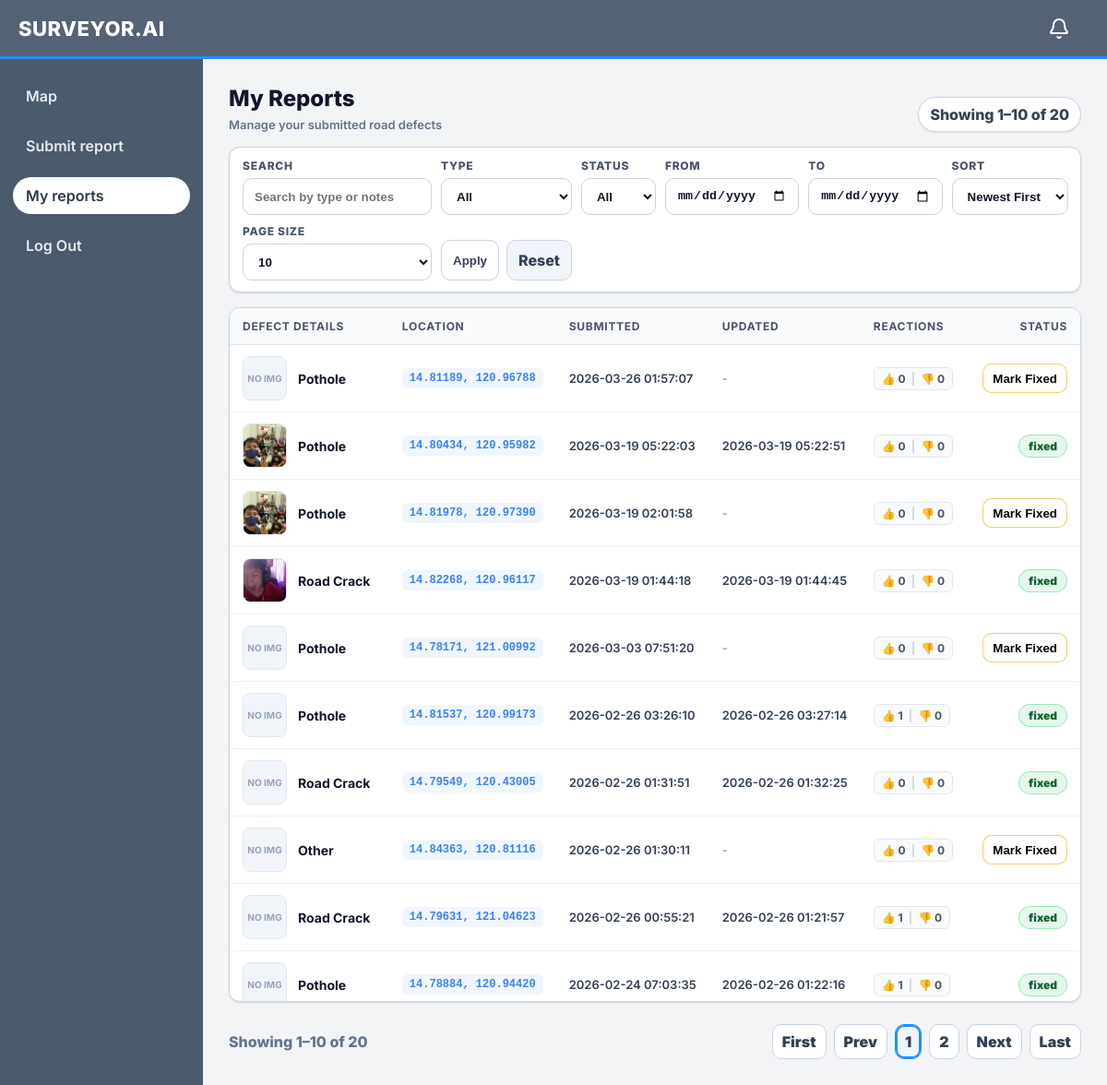
Screenshot of /my-reports (signed in) with the database file from the repository.
### app.py (models this page shows)
class Report(db.Model):
    id = db.Column(db.Integer, primary_key=True)
    user_id = db.Column(db.Integer, db.ForeignKey('user.id'), nullable=False, index=True)
    title = db.Column(db.String(200), nullable=False)
    body = db.Column(db.Text, nullable=False)
    latitude = db.Column(db.Float, nullable=True)
    longitude = db.Column(db.Float, nullable=True)
    obstruction_type = db.Column(db.String(50), nullable=True)
    photo_path = db.Column(db.String(512), nullable=True)
    created_at = db.Column(db.Integer, nullable=False, default=lambda: int(time.time()))
    status_updated_at = db.Column(db.Integer, nullable=True, default=lambda: int(time.time()))
    is_fixed = db.Column(db.Boolean, nullable=False, default=False)
    fixed_at = db.Column(db.Integer, nullable=True)
    is_false_report = db.Column(db.Boolean, nullable=False, default=False)
    thumbs_up_count = db.Column(db.Integer, nullable=False, default=0)
    thumbs_down_count = db.Column(db.Integer, nullable=False, default=0)
    @property
    def created_at_iso(self) -> str:
        try:
            return time.strftime('%Y-%m-%d %H:%M:%S', time.gmtime(int(self.created_at)))
        except Exception:
            return str(self.created_at)
    @property
    def status_updated_at_iso(self) -> str:
        try:
            val = int(self.status_updated_at) if self.status_updated_at else int(self.created_at)
            return time.strftime('%Y-%m-%d %H:%M:%S', time.gmtime(val))
        except Exception:
            return ''

### app.py (the view, shortened to what this page needs)
@app.route('/my-reports')
def my_reports_page():
    current_user = _require_role('user')
    if not isinstance(current_user, User):
        return current_user
    q = (request.args.get('q') or '').strip()
    type_filter = (request.args.get('type') or '').strip().lower()
    status_filter = (request.args.get('status') or '').strip().lower()
    start_date = (request.args.get('start_date') or '').strip()
    end_date = (request.args.get('end_date') or '').strip()
    sort = (request.args.get('sort') or 'date_desc').strip().lower()
    try:
        page = max(1, int(request.args.get('page', '1')))
    except Exception:
        page = 1
    try:
        per_page = int(request.args.get('per_page', '10'))
    except Exception:
        per_page = 10
    if per_page not in (10, 20, 50):
        per_page = 10
    query = Report.query.filter(Report.user_id == int(current_user.id))
    if start_date:
        try:
            start_ts = int(time.mktime(time.strptime(start_date, "%Y-%m-%d")))
            query = query.filter(Report.created_at >= start_ts)
        except ValueError:
            pass
    if end_date:
        try:
            end_ts = int(time.mktime(time.strptime(end_date, "%Y-%m-%d"))) + 86399
            query = query.filter(Report.created_at <= end_ts)
        except ValueError:
            pass
    query = query.filter(Report.is_false_report == False)
    if sort == 'date_asc':
        query = query.order_by(asc(Report.created_at), asc(Report.id))
    elif sort == 'type':
        query = query.order_by(asc(Report.obstruction_type), desc(Report.created_at), desc(Report.id))
    else:
        sort = 'date_desc'
        query = query.order_by(desc(Report.created_at), desc(Report.id))
    total = query.count()
    pages = max(1, (total + per_page - 1) // per_page)
    if page > pages:
        page = pages
    offset = (page - 1) * per_page
    reports = query.limit(per_page).offset(offset).all()
    start = 0 if total == 0 else offset + 1
    end = 0 if total == 0 else min(total, offset + len(reports))
    return render_template(
        '/my_reports.html',
        current_user=current_user,
        is_admin=False,
        reports=reports,
        q=q,
        type_filter=type_filter,
        status_filter=status_filter,
        start_date=start_date,
        end_date=end_date,
        sort=sort,
        per_page=per_page,
        page=page,
        pages=pages,
        total=total,
        start=start,
        end=end,
    )

### app.py (called while the page is built, shortened)
def _get_current_user():
    uid = session.get('user_id')
    if not uid:
        return None
    try:
        return User.query.get(int(uid))
    except Exception:
        return None

@app.before_request
def _block_writes_during_restore():
    if not RESTORE_STATE.get("in_progress"):
        return None

def _login_required():
    cu = _get_current_user()
    if not cu:
        return redirect(url_for('login', next=request.path))
    return cu

def _require_role(*roles):
    cu = _login_required()
    if not isinstance(cu, User):
        return cu
    role = str(getattr(cu, 'role', '') or '').strip().lower()
    allowed = {str(r).strip().lower() for r in roles}
    if role not in allowed:
        abort(403)
    return cu

@app.context_processor
def inject_notifications():
    uid = session.get('user_id')
    count = 0
    if uid:
        try:
            count = Notification.query.filter_by(user_id=int(uid), is_read=False).count()
        except Exception:
            pass
    return dict(unread_notifications_count=count)

@app.before_request
def _ensure_gps_started():
    global _gps_started
    if not _gps_started:
        ensure_gps_thread()
        _gps_started = True

@app.before_request
def _cleanup_expired_otps_periodically():
    global _otp_cleanup_counter
    _otp_cleanup_counter += 1

### templates/my_reports.html (shortened to what this page needs)
<!DOCTYPE html>
<html>
  <head>
    <link rel="stylesheet" href="{{ url_for('static', filename='css/users.css') }}" />
    <link rel="stylesheet" href="{{ url_for('static', filename='css/my_reports.css') }}" />
    <link rel="stylesheet" href="{{ url_for('static', filename='css/mobile-nav.css') }}" />
  </head>
  <body>
    <header class="topbar">
      <div class="brand">SURVEYOR.AI</div>
      <a href="/notifications" style="margin-left:auto; margin-right:12px; position:relative; display:flex; align-items:center; justify-content:center; width:40px; height:40px; border-radius:8px; text-decoration:none;" title="Notifications">
        <img src="{{ url_for('static', filename='icons/bell.svg') }}" width="24" height="24" alt="Notifications" style="filter: brightness(0) invert(1);" />
      </a>
    </header>
    <div class="layout">
      <aside class="sidebar">
        <nav class="nav">
          <a href="/map">Map</a>
          <a href="/reports">Submit report</a>
          <a class="active" href="/my-reports">My reports</a>
          <a href="/logout">Log Out</a>
        </nav>
      </aside>
      <main class="main">
        <div class="page">
          <div class="page-header">
            <div>
              <div class="title">My Reports</div>
              <div class="subtitle">Manage your submitted road defects</div>
            </div>
            <div class="count">Showing {{ start }}–{{ end }} of {{ total }}</div>
          </div>
          <div class="controls card">
            <form class="controls-inner" method="get" action="{{ url_for('my_reports_page') }}">
              <div class="control-row my-reports-filters">
                <div class="control">
                  <label class="control-label" for="q">Search</label>
                  <input id="q" class="control-input" type="text" name="q" value="{{ q or '' }}" placeholder="Search by type or notes" />
                </div>
                <div class="control">
                  <label class="control-label" for="type">Type</label>
                  <select id="type" class="control-input" name="type">
                    <option value="" {% if not type_filter %}selected{% endif %}>All</option>
                  </select>
                </div>
                <div class="control">
                  <label class="control-label" for="status">Status</label>
                  <select id="status" class="control-input" name="status">
                    <option value="" {% if not status_filter %}selected{% endif %}>All</option>
                  </select>
                </div>
                <div class="control">
                  <label class="control-label" for="start_date">From</label>
                  <input id="start_date" class="control-input" type="date" name="start_date" value="{{ start_date or '' }}" />
                </div>
                <div class="control">
                  <label class="control-label" for="end_date">To</label>
                  <input id="end_date" class="control-input" type="date" name="end_date" value="{{ end_date or '' }}" />
                </div>
                <div class="control">
                  <label class="control-label" for="sort">Sort</label>
                  <select id="sort" class="control-input" name="sort">
                    <option value="date_desc" {% if sort == 'date_desc' %}selected{% endif %}>Newest First</option>
                  </select>
                </div>
                <div class="control">
                  <label class="control-label" for="per_page">Page size</label>
                  <select id="per_page" class="control-input" name="per_page">
                    <option value="10" {% if per_page == 10 %}selected{% endif %}>10</option>
                  </select>
                </div>
                <div class="control actions">
                  <button class="btn" type="submit">Apply</button>
                  <a class="btn secondary" href="{{ url_for('my_reports_page') }}">Reset</a>
                </div>
              </div>
            </form>
          </div>
          <div class="card">
            <div class="table-wrap tall">
              <table class="table" aria-label="My reports table">
                <thead>
                  <tr>
                    <th style="width: 25%;">Defect Details</th>
                    <th style="width: 15%;">Location</th>
                    <th style="width: 15%;">Submitted</th>
                    <th style="width: 15%;">Updated</th>
                    <th style="width: 15%;">Reactions</th>
                    <th style="width: 15%; text-align: right;">Status</th>
                  </tr>
                </thead>
                <tbody>
                  {% if reports and reports|length > 0 %}
                    {% for r in reports %}
                      <tr>
                        <td>
                          <div class="report-cell">
                            <a class="report-thumb"
                               {% if r.photo_path %}href="{{ url_for('static', filename=r.photo_path) }}" target="_blank" rel="noopener"{% endif %}>
                              {% if r.photo_path %}
                                <img src="{{ url_for('static', filename=r.photo_path) }}" alt="Evidence">
                              {% else %}
                                <span>No Img</span>
                              {% endif %}
                            </a>
                            <div class="report-info">
                              <div class="report-type">{{ r.obstruction_type or 'Unknown' }}</div>
                            </div>
                          </div>
                        </td>
                        <td>
                          {% if r.latitude is not none and r.longitude is not none %}
                            <a href="{{ url_for('map_page', lat=r.latitude, lng=r.longitude) }}" class="coords-link" title="View on map">
                              {{ '%.5f'|format(r.latitude) }}, {{ '%.5f'|format(r.longitude) }}
                            </a>
                          {% else %}
                            <span class="muted" style="font-size:12px;">No location</span>
                          {% endif %}
                        </td>
                        <td>
                          <div class="timestamp-cell" style="font-size: 13px; color: #334155;">{{ r.created_at_iso }}</div>
                        </td>
                        <td>
                          <div class="timestamp-cell" style="font-size: 13px; color: #334155;">
                            {% if r.status_updated_at and r.status_updated_at != r.created_at %}
                              {{ r.status_updated_at_iso }}
                            {% else %}
                              <span style="color: #94a3b8;">-</span>
                            {% endif %}
                          </div>
                        </td>
                        <td>
                          <div class="reaction-pill">
                            <span title="Thumbs Up">👍 {{ r.thumbs_up_count }}</span>
                            <span style="color:#cbd5e1">|</span>
                            <span title="Thumbs Down">👎 {{ r.thumbs_down_count }}</span>
                          </div>
                        </td>
                        <td style="text-align: right;">
                          {% if r.is_fixed %}
                            <span class="badge badge--active">Fixed</span>
                          {% else %}
                            <button class="mini-btn warn" onclick="markAsFixed({{ r.id }})" title="Mark as Fixed">
                              Mark Fixed
                            </button>
                          {% endif %}
                        </td>
                      </tr>
                    {% endfor %}
                  {% endif %}
                </tbody>
              </table>
            </div>
          </div>
          <div class="pagination">
            <div class="range">Showing {{ start }}–{{ end }} of {{ total }}</div>
            <div class="pager">
              <a class="page-btn" href="{{ url_for('my_reports_page', q=q, type=type_filter, status=status_filter, sort=sort, per_page=per_page, page=1) }}">First</a>
              <a class="page-btn" href="{{ url_for('my_reports_page', q=q, type=type_filter, status=status_filter, sort=sort, per_page=per_page, page=(page-1 if page>1 else 1)) }}">Prev</a>
              {% set start_page = (page - 2) if (page - 2) > 1 else 1 %}
              {% set end_page = (page + 2) if (page + 2) < pages else pages %}
              {% for p in range(start_page, end_page + 1) %}
                <a class="page-num {% if p == page %}active{% endif %}" href="{{ url_for('my_reports_page', q=q, type=type_filter, status=status_filter, sort=sort, per_page=per_page, page=p) }}">{{ p }}</a>
              {% endfor %}
              <a class="page-btn" href="{{ url_for('my_reports_page', q=q, type=type_filter, status=status_filter, sort=sort, per_page=per_page, page=(page+1 if page<pages else pages)) }}">Next</a>
              <a class="page-btn" href="{{ url_for('my_reports_page', q=q, type=type_filter, status=status_filter, sort=sort, per_page=per_page, page=pages) }}">Last</a>
            </div>
          </div>
        </div>
      </main>
    </div>
  </body>
</html>

### static/css/my_reports.css (style rules this page uses)
.report-cell { display: flex; align-items: center; gap: 12px; }
.report-thumb { width: 48px; height: 48px; border-radius: 8px; background: #f1f5f9; border: 1px solid #e2e8f0; overflow: hidden; flex-shrink: 0; display: flex; align-items: center; justify-content: center; color: #94a3b8; font-size: 10px; font-weight: 700; text-transform: uppercase; }
.report-thumb img { width: 100%; height: 100%; object-fit: cover; }
.report-info { display: flex; flex-direction: column; gap: 2px; }
.report-type { font-weight: 700; color: #0f172a; font-size: 14px; }
.reaction-pill { display: inline-flex; align-items: center; gap: 6px; background: #f8fafc; border: 1px solid #e2e8f0; padding: 4px 8px; border-radius: 6px; font-size: 12px; font-weight: 700; color: #475569; }

### rows the page displays
Report: shows "NO IMG", obstruction_type "Pothole", latitude "14.81189", longitude "120.96788", created_at_iso "2026-03-26 01:57:07", thumbs_up_count "0", thumbs_down_count "0"
Report: photo_path (picture), obstruction_type "Pothole", latitude "14.80434", longitude "120.95982", created_at_iso "2026-03-19 05:22:03", status_updated_at_iso "2026-03-19 05:22:51", thumbs_up_count "0", thumbs_down_count "0", is_fixed "fixed"
Report: photo_path (picture), obstruction_type "Pothole", latitude "14.81978", longitude "120.97390", created_at_iso "2026-03-19 02:01:58", thumbs_up_count "0", thumbs_down_count "0"
Report: photo_path (picture), obstruction_type "Road Crack", latitude "14.82268", longitude "120.96117", created_at_iso "2026-03-19 01:44:18", status_updated_at_iso "2026-03-19 01:44:45", thumbs_up_count "0", thumbs_down_count "0", is_fixed "fixed"
Report: shows "NO IMG", obstruction_type "Pothole", latitude "14.78171", longitude "121.00992", created_at_iso "2026-03-03 07:51:20", thumbs_up_count "0", thumbs_down_count "0"
Report: shows "NO IMG", obstruction_type "Pothole", latitude "14.81537", longitude "120.99173", created_at_iso "2026-02-26 03:26:10", status_updated_at_iso "2026-02-26 03:27:14", thumbs_up_count "1", thumbs_down_count "0", is_fixed "fixed"
Report: shows "NO IMG", obstruction_type "Road Crack", latitude "14.79549", longitude "120.43005", created_at_iso "2026-02-26 01:31:51", status_updated_at_iso "2026-02-26 01:32:25", thumbs_up_count "0", thumbs_down_count "0", is_fixed "fixed"
Report: shows "NO IMG", obstruction_type "Other", latitude "14.84363", longitude "120.81116", created_at_iso "2026-02-26 01:30:11", thumbs_up_count "0", thumbs_down_count "0"
Report: shows "NO IMG", obstruction_type "Road Crack", latitude "14.79631", longitude "121.04623", created_at_iso "2026-02-26 00:55:21", status_updated_at_iso "2026-02-26 01:21:57", thumbs_up_count "1", thumbs_down_count "0", is_fixed "fixed"
Report: shows "NO IMG", obstruction_type "Pothole", latitude "14.78884", longitude "120.94420", created_at_iso "2026-02-24 07:03:35", status_updated_at_iso "2026-02-26 01:22:16", thumbs_up_count "1", thumbs_down_count "0", is_fixed "fixed"

### other values shown
{{ start }} "1"
{{ end }} "10"
{{ total }} "20"
{{ p }} "1" "2"
